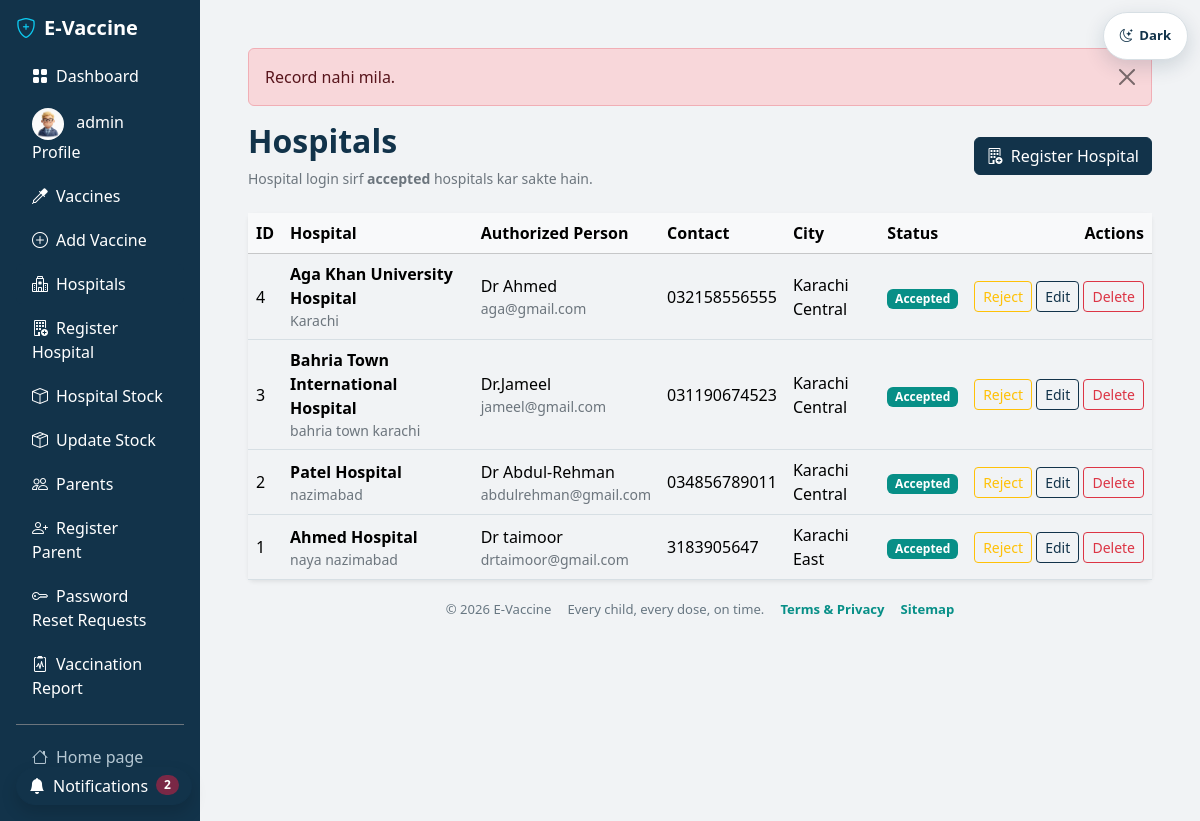
Screenshot of /admin/hospitalUpdate.php?msg=notfound (signed in) with the database file from the repository.
### tables this page shows
CREATE TABLE `hospitals` (
  `id` int(11) NOT NULL,
  `hospital_name` varchar(255) NOT NULL,
  `authorized_name` varchar(100) NOT NULL,
  `email` varchar(100) NOT NULL,
  `contact_number` varchar(15) NOT NULL,
  `city` varchar(50) NOT NULL,
  `password` varchar(255) NOT NULL,
  `address` text NOT NULL,
  `created_at` timestamp NOT NULL DEFAULT current_timestamp(),
  `STATUS` enum('pending','accepted','rejected') DEFAULT NULL,
  `profile_image` varchar(255) DEFAULT NULL
);

### config.php (called while the page is built, shortened)
<?php
function e($value) {
    return htmlspecialchars((string)$value, ENT_QUOTES, 'UTF-8');
}
?>

### admin/hospitalUpdate.php (the view, shortened to what this page needs)
<?php
require_once __DIR__ . '/../includes/notifications.php';
$run = mysqli_query($connect, "SELECT * FROM hospitals ORDER BY (STATUS = 'pending') DESC, id DESC");
$active = 'hospitals';
include 'layout_top.php';
?>
<div class="d-flex justify-content-between align-items-center mb-4">
    <div>
        <h2 class="fw-bold">Hospitals</h2>
        <p class="text-secondary small mb-0">Hospital login sirf <strong>accepted</strong> hospitals kar sakte hain.</p>
    </div>
    <a href="admin-hospital_register.php" class="btn btn-primary">
        <i class="bi bi-building-add me-1"></i> Register Hospital
    </a>
</div>
<div class="card border-0 shadow-sm">
    <div class="table-responsive">
        <table class="table table-hover align-middle mb-0">
            <thead class="table-light">
                <tr>
                    <th>ID</th>
                    <th>Hospital</th>
                    <th>Authorized Person</th>
                    <th>Contact</th>
                    <th>City</th>
                    <th>Status</th>
                    <th class="text-end">Actions</th>
                </tr>
            </thead>
            <tbody>
            <?php if (mysqli_num_rows($run) > 0) { ?>
                <?php while ($result = mysqli_fetch_assoc($run)) { ?>
                    <?php
                    $status = $result['STATUS'];
                    if ($status == 'accepted') {
                        $badge = 'bg-success';
                    } elseif ($status == 'rejected') {
                        $badge = 'bg-danger';
                    } else {
                        $badge = 'bg-warning text-dark';
                    }
                    $displayStatus = $status;
                    ?>
                    <tr>
                        <td><?= (int)$result['id'] ?></td>
                        <td>
                            <div class="fw-semibold"><?= e($result['hospital_name']) ?></div>
                            <div class="small text-secondary"><?= e($result['address']) ?></div>
                        </td>
                        <td>
                            <div><?= e($result['authorized_name']) ?></div>
                            <div class="small text-secondary"><?= e($result['email']) ?></div>
                        </td>
                        <td><?= e($result['contact_number']) ?></td>
                        <td><?= e($result['city']) ?></td>
                        <td><span class="badge <?= $badge ?>"><?= e(ucfirst($displayStatus)) ?></span></td>
                        <td class="text-end text-nowrap">
                            <?php if ($status != 'rejected') { ?>
                                <a href="hospitalUpdate.php?action=rejected&id=<?= (int)$result['id'] ?>" class="btn btn-sm btn-outline-warning">Reject</a>
                            <?php } ?>
                            <a href="editHospital.php?id=<?= (int)$result['id'] ?>" class="btn btn-sm btn-outline-primary">Edit</a>
                            <a href="deleteHospital.php?id=<?= (int)$result['id'] ?>" class="btn btn-sm btn-outline-danger"
                               onclick="return confirm('Is hospital ko delete karna hai? Iska stock bhi delete ho jayega.');">Delete</a>
                        </td>
                    </tr>
                <?php } ?>
            <?php } else { ?>
                <tr><td colspan="7" class="text-center text-secondary py-4">Abhi koi hospital register nahi hua.</td></tr>
            <?php } ?>
            </tbody>
        </table>
    </div>
</div>
<?php include 'layout_bottom.php'; ?>

### admin/sidebar.php (shortened to what this page needs)
<?php
require_once __DIR__ . '/../config.php';
$adminProfileImage = '';
$result = mysqli_query($connect, "SELECT profile_image FROM admin_accounts WHERE id = 1 LIMIT 1");
if ($result && $row = mysqli_fetch_assoc($result)) {
    if (!empty($row['profile_image'])) {
        $adminProfileImage = '../' . $row['profile_image'];
    }
}
?>
<aside class="admin-sidebar col-12 col-md-3 col-lg-2 bg-dark text-white p-3 d-flex flex-column">
    <div class="d-flex align-items-center justify-content-between mb-3">
        <h5 class="fw-bold mb-0">
            <i class="bi bi-shield-plus text-info me-2"></i>E-Vaccine
        </h5>
    </div>
    <div class="collapse d-md-flex flex-column flex-grow-1" id="adminSidebarMenu">
        <ul class="nav flex-column gap-1 flex-grow-1">
            <li class="nav-item">
                <a href="admin.php" class="nav-link text-white rounded <?= ($active == 'dashboard') ? 'active bg-primary' : '' ?>">
                    <i class="bi bi-grid-fill me-2"></i>Dashboard
                </a>
            </li>
            <li class="nav-item">
                <a href="profile.php" class="nav-link text-white rounded <?= ($active == 'profile') ? 'active bg-primary' : '' ?>">
                     <?php if (!empty($adminProfileImage)): ?>
                <img src="<?= $adminProfileImage ?>" class="rounded-circle me-2" width="32" height="32">
            <?php else: ?>
                <i class="bi bi-person-fill-gear text-primary me-2 fs-5"></i>
            <?php endif; ?>
           <?= $_SESSION['admin'] ?? 'Admin' ?> Profile
                </a>
            </li>
            <li class="nav-item">
                <a href="vaccines.php" class="nav-link text-white rounded <?= ($active == 'vaccines') ? 'active bg-primary' : '' ?>">
                    <i class="bi bi-eyedropper me-2"></i>Vaccines
                </a>
            </li>
            <li class="nav-item">
                <a href="adminvaccineadd.php" class="nav-link text-white rounded <?= ($active == 'vaccine_add') ? 'active bg-primary' : '' ?>">
                    <i class="bi bi-plus-circle me-2"></i>Add Vaccine
                </a>
            </li>
            <li class="nav-item">
                <a href="hospitalUpdate.php" class="nav-link text-white rounded <?= ($active == 'hospitals') ? 'active bg-primary' : '' ?>">
                    <i class="bi bi-hospital me-2"></i>Hospitals
                </a>
            </li>
            <li class="nav-item">
                <a href="admin-hospital_register.php" class="nav-link text-white rounded <?= ($active == 'hospital_add') ? 'active bg-primary' : '' ?>">
                    <i class="bi bi-building-add me-2"></i>Register Hospital
                </a>
            </li>
            <li class="nav-item">
                <a href="vaccine_stock_view.php" class="nav-link text-white rounded <?= ($active == 'stock_view') ? 'active bg-primary' : '' ?>">
                    <i class="bi bi-box me-2"></i>Hospital Stock
                </a>
            </li>
            <li class="nav-item">
                <a href="admin_vaccine_stock.php" class="nav-link text-white rounded <?= ($active == 'stock_update') ? 'active bg-primary' : '' ?>">
                    <i class="bi bi-box-seam me-2"></i>Update Stock
                </a>
            </li>
            <li class="nav-item">
                <a href="parentsUpdate.php" class="nav-link text-white rounded <?= ($active == 'parents') ? 'active bg-primary' : '' ?>">
                    <i class="bi bi-people me-2"></i>Parents
                </a>
            </li>
            <li class="nav-item">
                <a href="adminParentRegistration.php" class="nav-link text-white rounded <?= ($active == 'parent_add') ? 'active bg-primary' : '' ?>">
                    <i class="bi bi-person-plus me-2"></i>Register Parent
                </a>
            </li>
            <li class="nav-item">
                <a href="password-reset-requests.php" class="nav-link text-white rounded <?= ($active == 'password_resets') ? 'active bg-primary' : '' ?>">
                    <i class="bi bi-key me-2"></i>Password Reset Requests
                </a>
            </li>
            <li class="nav-item">
                <a href="vaccination_report.php" class="nav-link text-white rounded <?= ($active == 'vaccination_report') ? 'active bg-primary' : '' ?>">
                    <i class="bi bi-clipboard2-pulse me-2"></i>Vaccination Report
                </a>
            </li>
        </ul>
        <div class="border-top border-secondary pt-3 mt-3">
            <a href="../index.php" class="nav-link text-secondary px-3 py-1">
                <i class="bi bi-house me-2"></i>Home page
            </a>
            <a href="admin_logout.php" class="nav-link text-danger px-3 py-1">
            </a>
        </div>
    </div>
</aside>

### includes/theme.css (style rules this page uses)
:root { --evax-navy: #12334a; --evax-teal: #078f87; --evax-wine: #7a2846; --evax-light-grey: #f1f3f5; --evax-white: #ffffff; --evax-muted: #687782; --evax-border: #d7dfe4; --bs-primary: var(--evax-navy); --bs-primary-rgb: 18, 51, 74; --bs-success: var(--evax-teal); --bs-success-rgb: 7, 143, 135; --bs-danger: var(--evax-wine); --bs-danger-rgb: 122, 40, 70; --bs-body-bg: var(--evax-light-grey); --bs-body-color: var(--evax-navy); --bs-secondary-color: var(--evax-muted); --bs-border-color: var(--evax-border); --bs-link-color: var(--evax-teal); --bs-link-hover-color: var(--evax-wine); }
* { scrollbar-color: var(--evax-muted) var(--evax-light-grey); }
body { background-color: var(--evax-light-grey) !important; color: var(--bs-body-color) !important; font-family: "Segoe UI", Arial, sans-serif !important; }
html { background-color: var(--evax-light-grey); }
.bg-dark .text-secondary, .bg-dark .nav-link.text-secondary { color: #b6c8d3 !important; }
.bg-light, .bg-body-tertiary { background-color: var(--evax-light-grey) !important; }
.bg-white, .card, .surface-card, form.bg-white, .report-sheet, .portal-card, .overview-box, .dashboard-card { color: var(--bs-body-color); background-color: var(--evax-white) !important; }
.navbar.bg-primary, .navbar-dark.bg-primary, .sidebar, .admin-sidebar, .bg-dark { background-color: #12334a !important; }
.btn-primary { --bs-btn-bg: #12334a; --bs-btn-border-color: #12334a; --bs-btn-hover-bg: #0c2639; --bs-btn-hover-border-color: #0c2639; --bs-btn-active-bg: #0c2639; --bs-btn-active-border-color: #0c2639; --bs-btn-disabled-bg: #12334a; --bs-btn-disabled-border-color: #12334a; }
.btn-outline-primary { --bs-btn-color: #12334a; --bs-btn-border-color: #12334a; --bs-btn-hover-bg: #12334a; --bs-btn-hover-border-color: #12334a; --bs-btn-active-bg: #12334a; --bs-btn-active-border-color: #12334a; }
.text-danger { color: #7a2846 !important; }
.bg-primary { background-color: #12334a !important; }
.bg-success { background-color: #078f87 !important; }
.card, .surface-card, .report-sheet, .portal-card, .overview-box, .dashboard-card { border-color: var(--evax-border) !important; }

### admin/layout_top.php (style rules this page uses)
@media (min-width: 768px) { .admin-sidebar { min-height: 100vh; } }

### rows the page displays
hospitals: id "4", hospital_name "Aga Khan University Hospital", address "Karachi", authorized_name "Dr Ahmed", email "aga@gmail.com", contact_number "032158556555", city "Karachi Central", STATUS "Accepted"
hospitals: id "3", hospital_name "Bahria Town International Hospital", address "bahria town karachi", authorized_name "Dr.Jameel", email "jameel@gmail.com", contact_number "031190674523", city "Karachi Central", STATUS "Accepted"
hospitals: id "2", hospital_name "Patel Hospital", address "nazimabad", authorized_name "Dr Abdul-Rehman", email "abdulrehman@gmail.com", contact_number "034856789011", city "Karachi Central", STATUS "Accepted"
hospitals: id "1", hospital_name "Ahmed Hospital", address "naya nazimabad", authorized_name "Dr taimoor", email "drtaimoor@gmail.com", contact_number "3183905647", city "Karachi East", STATUS "Accepted"

### other values shown
$_SESSION['admin'] "admin"
$alert[1] "Record nahi mila."
$unreadCount "2"
